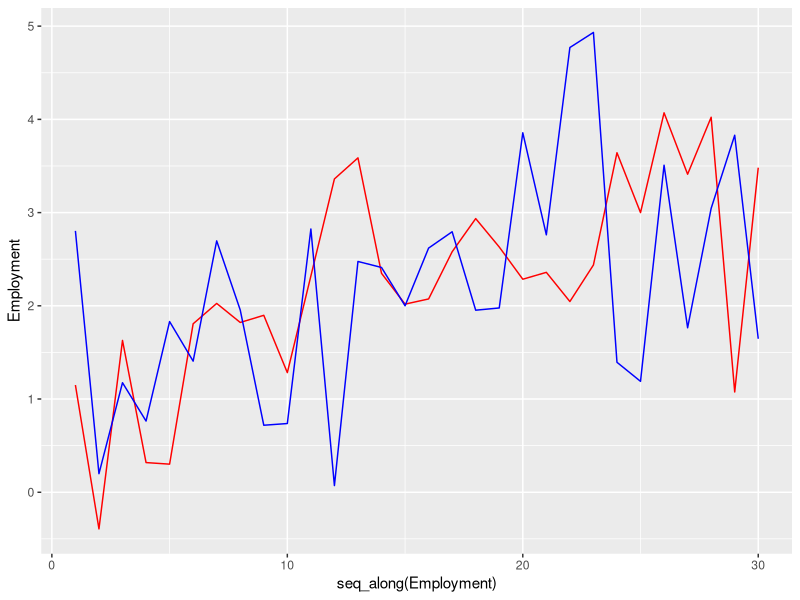
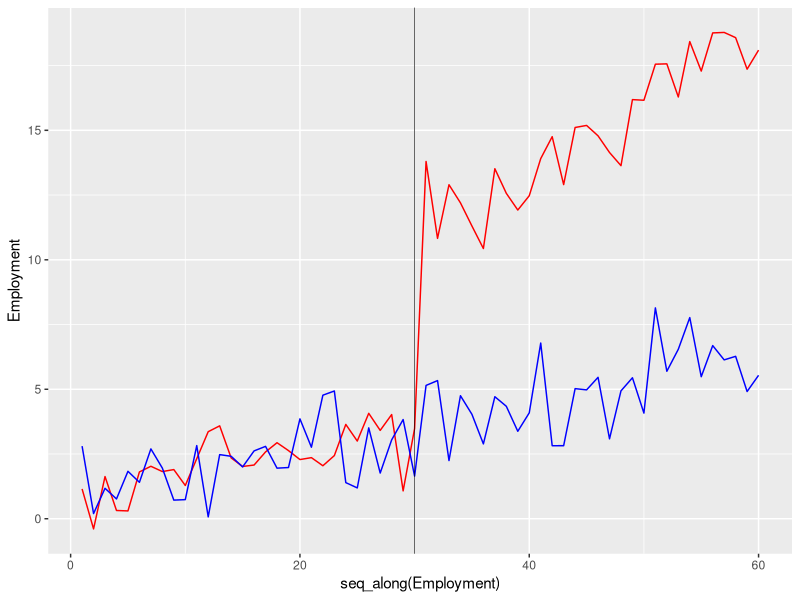

Write the R code that produced these figures, in order.
require(lubridate)
require(ggplot2)
require(tidyverse)

### Sloppy creation of data
SampleData <- NULL
Draws <- NULL
Employment <- NULL
for(i in 1:6){
  x <- ifelse(i<=3, i, i*3)
  Draws <- NULL
  Employment <- data.frame(NJEmployment = rnorm(10,i), NYEmployment = rnorm(10, x))
  SampleData <- rbind(SampleData, Employment)
}

rm(Covariate)
rm(NJDummy)
rm(Treatment)

Employment <- data.frame(Employment = union_all(SampleData$NJEmployment, SampleData$NYEmployment))
Covariate <- union_all(data.frame(Covariate = rnorm(30,1)), data.frame(Covariate = rnorm(30,2)))
Covariate <- union_all(Covariate, data.frame(Covariate = rnorm(60,3))) 
                                            
NJDummy <- union_all(data.frame(NJDummy = rep(1, 60)), data.frame(NJDummy = rep(0, 60)))
Treatment <- union_all(data.frame(Treatment = rep(0, 30)), data.frame(Treatment = rep(1, 30)))
Treatment <- union_all(Treatment, data.frame(Treatment = rep(0, 30)))
Treatment <- union_all(Treatment, data.frame(Treatment = rep(1, 30)))
###

# Bringing it together
EmploymentData <- cbind(Employment, NJDummy, Covariate, Treatment) %>%
                      mutate(DiffInDiff = Treatment * NJDummy)

# Difference in differences estimator Y = a + B1(Main Effect Dummy) + B2(Treatment Time Period) + B3(Main Effect During Treatment Time Period)

### Interpretation of coefficients
# a: Effect of being in the region NOT indicated by the main effect dummy DURING the NON-treatment time period
      # Algebraically: a = a1(Main Effect = 0) + a2(Treatment = 0)
# B1: The average effect of Main Effect = 1 and Main Effect = 0 in non-treatment time
      # Algebraically: B1 = b1(Main Effect = 1) - a1(MainEffect = 0)
# B2: The average effect of the Treatment = 1 and Treatment = 0 in non-treatment main effect
      # Algebraically: B2 = b2(Treatment = 1) - a2(Treatment = 0)
# B3: The average effect of the treatment in the treated area, less external time effects and average fixed main effect differences

summary(lm(data = EmploymentData, Employment ~ NJDummy + Treatment + DiffInDiff))

#Plot Series Prior to Treatment
ggplot(EmploymentData %>% filter(Treatment == 0 & NJDummy == 0), aes(seq_along(Employment), Employment)) + 
  geom_line(color = "red") + 
  geom_line(data = EmploymentData %>% filter(Treatment == 0 & NJDummy == 1), aes(seq_along(Employment), Employment),color = "blue")

#plot Entire Series
ggplot(EmploymentData %>% filter(NJDummy == 0), aes(seq_along(Employment), Employment)) + 
  geom_line(color = "red") + 
  geom_line(data = EmploymentData %>% filter(NJDummy == 1), aes(seq_along(Employment), Employment),color = "blue") +
  geom_vline(xintercept = 30, size=.2, color = "black")















